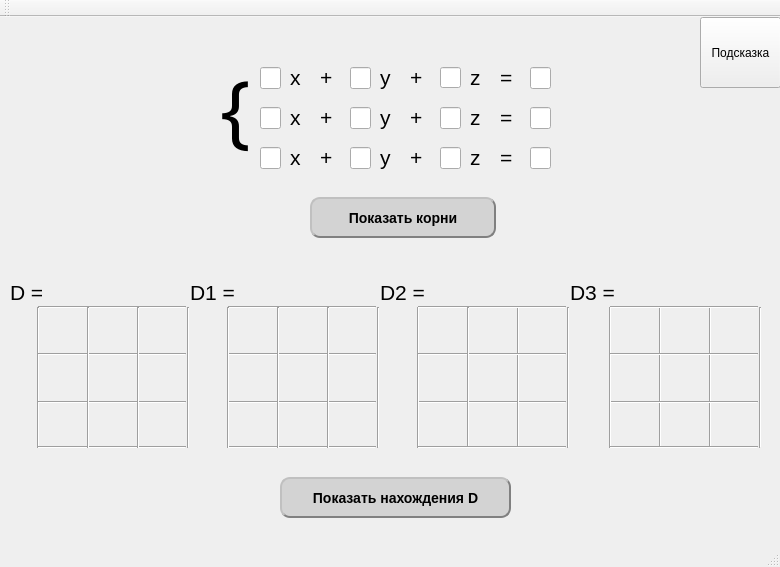
<?xml version="1.0" encoding="UTF-8"?>
<ui version="4.0">
 <class>MainWindow</class>
 <widget class="QMainWindow" name="MainWindow">
  <property name="geometry">
   <rect>
    <x>0</x>
    <y>0</y>
    <width>780</width>
    <height>567</height>
   </rect>
  </property>
  <property name="windowTitle">
   <string>MainWindow</string>
  </property>
  <widget class="QWidget" name="centralwidget">
   <widget class="QLabel" name="label_2">
    <property name="geometry">
     <rect>
      <x>290</x>
      <y>50</y>
      <width>21</width>
      <height>21</height>
     </rect>
    </property>
    <property name="font">
     <font>
      <pointsize>16</pointsize>
     </font>
    </property>
    <property name="text">
     <string>x</string>
    </property>
   </widget>
   <widget class="QLineEdit" name="A1">
    <property name="geometry">
     <rect>
      <x>260</x>
      <y>50</y>
      <width>21</width>
      <height>22</height>
     </rect>
    </property>
   </widget>
   <widget class="QLineEdit" name="B1">
    <property name="geometry">
     <rect>
      <x>350</x>
      <y>50</y>
      <width>21</width>
      <height>22</height>
     </rect>
    </property>
   </widget>
   <widget class="QLabel" name="label_3">
    <property name="geometry">
     <rect>
      <x>380</x>
      <y>40</y>
      <width>21</width>
      <height>41</height>
     </rect>
    </property>
    <property name="font">
     <font>
      <pointsize>16</pointsize>
     </font>
    </property>
    <property name="text">
     <string>y</string>
    </property>
   </widget>
   <widget class="QLabel" name="label_4">
    <property name="geometry">
     <rect>
      <x>320</x>
      <y>50</y>
      <width>21</width>
      <height>21</height>
     </rect>
    </property>
    <property name="font">
     <font>
      <pointsize>16</pointsize>
     </font>
    </property>
    <property name="text">
     <string>+</string>
    </property>
   </widget>
   <widget class="QLabel" name="label_5">
    <property name="geometry">
     <rect>
      <x>470</x>
      <y>50</y>
      <width>21</width>
      <height>21</height>
     </rect>
    </property>
    <property name="font">
     <font>
      <pointsize>16</pointsize>
     </font>
    </property>
    <property name="text">
     <string>z</string>
    </property>
   </widget>
   <widget class="QLineEdit" name="C1">
    <property name="geometry">
     <rect>
      <x>440</x>
      <y>50</y>
      <width>21</width>
      <height>21</height>
     </rect>
    </property>
   </widget>
   <widget class="QLabel" name="label_6">
    <property name="geometry">
     <rect>
      <x>410</x>
      <y>50</y>
      <width>21</width>
      <height>21</height>
     </rect>
    </property>
    <property name="font">
     <font>
      <pointsize>16</pointsize>
     </font>
    </property>
    <property name="text">
     <string>+</string>
    </property>
   </widget>
   <widget class="QLabel" name="label_7">
    <property name="geometry">
     <rect>
      <x>500</x>
      <y>50</y>
      <width>21</width>
      <height>21</height>
     </rect>
    </property>
    <property name="font">
     <font>
      <pointsize>16</pointsize>
     </font>
    </property>
    <property name="text">
     <string>=</string>
    </property>
   </widget>
   <widget class="QLineEdit" name="Sum1">
    <property name="geometry">
     <rect>
      <x>530</x>
      <y>50</y>
      <width>21</width>
      <height>22</height>
     </rect>
    </property>
   </widget>
   <widget class="QLineEdit" name="Sum2">
    <property name="geometry">
     <rect>
      <x>530</x>
      <y>90</y>
      <width>21</width>
      <height>22</height>
     </rect>
    </property>
   </widget>
   <widget class="QLineEdit" name="A2">
    <property name="geometry">
     <rect>
      <x>260</x>
      <y>90</y>
      <width>21</width>
      <height>22</height>
     </rect>
    </property>
   </widget>
   <widget class="QLabel" name="label_8">
    <property name="geometry">
     <rect>
      <x>380</x>
      <y>80</y>
      <width>21</width>
      <height>41</height>
     </rect>
    </property>
    <property name="font">
     <font>
      <pointsize>16</pointsize>
     </font>
    </property>
    <property name="text">
     <string>y</string>
    </property>
   </widget>
   <widget class="QLabel" name="label_9">
    <property name="geometry">
     <rect>
      <x>410</x>
      <y>90</y>
      <width>21</width>
      <height>21</height>
     </rect>
    </property>
    <property name="font">
     <font>
      <pointsize>16</pointsize>
     </font>
    </property>
    <property name="text">
     <string>+</string>
    </property>
   </widget>
   <widget class="QLabel" name="label_10">
    <property name="geometry">
     <rect>
      <x>470</x>
      <y>90</y>
      <width>21</width>
      <height>21</height>
     </rect>
    </property>
    <property name="font">
     <font>
      <pointsize>16</pointsize>
     </font>
    </property>
    <property name="text">
     <string>z</string>
    </property>
   </widget>
   <widget class="QLabel" name="label_11">
    <property name="geometry">
     <rect>
      <x>500</x>
      <y>90</y>
      <width>21</width>
      <height>21</height>
     </rect>
    </property>
    <property name="font">
     <font>
      <pointsize>16</pointsize>
     </font>
    </property>
    <property name="text">
     <string>=</string>
    </property>
   </widget>
   <widget class="QLabel" name="label_12">
    <property name="geometry">
     <rect>
      <x>320</x>
      <y>90</y>
      <width>21</width>
      <height>21</height>
     </rect>
    </property>
    <property name="font">
     <font>
      <pointsize>16</pointsize>
     </font>
    </property>
    <property name="text">
     <string>+</string>
    </property>
   </widget>
   <widget class="QLabel" name="label_13">
    <property name="geometry">
     <rect>
      <x>290</x>
      <y>90</y>
      <width>21</width>
      <height>21</height>
     </rect>
    </property>
    <property name="font">
     <font>
      <pointsize>16</pointsize>
     </font>
    </property>
    <property name="text">
     <string>x</string>
    </property>
   </widget>
   <widget class="QLineEdit" name="C2">
    <property name="geometry">
     <rect>
      <x>440</x>
      <y>90</y>
      <width>21</width>
      <height>22</height>
     </rect>
    </property>
   </widget>
   <widget class="QLineEdit" name="B2">
    <property name="geometry">
     <rect>
      <x>350</x>
      <y>90</y>
      <width>21</width>
      <height>22</height>
     </rect>
    </property>
   </widget>
   <widget class="QLineEdit" name="B3">
    <property name="geometry">
     <rect>
      <x>350</x>
      <y>130</y>
      <width>21</width>
      <height>22</height>
     </rect>
    </property>
   </widget>
   <widget class="QLineEdit" name="Sum3">
    <property name="geometry">
     <rect>
      <x>530</x>
      <y>130</y>
      <width>21</width>
      <height>22</height>
     </rect>
    </property>
   </widget>
   <widget class="QLabel" name="label_14">
    <property name="geometry">
     <rect>
      <x>290</x>
      <y>130</y>
      <width>21</width>
      <height>21</height>
     </rect>
    </property>
    <property name="font">
     <font>
      <pointsize>16</pointsize>
     </font>
    </property>
    <property name="text">
     <string>x</string>
    </property>
   </widget>
   <widget class="QLineEdit" name="C3">
    <property name="geometry">
     <rect>
      <x>440</x>
      <y>130</y>
      <width>21</width>
      <height>22</height>
     </rect>
    </property>
   </widget>
   <widget class="QLabel" name="label_15">
    <property name="geometry">
     <rect>
      <x>320</x>
      <y>130</y>
      <width>21</width>
      <height>21</height>
     </rect>
    </property>
    <property name="font">
     <font>
      <pointsize>16</pointsize>
     </font>
    </property>
    <property name="text">
     <string>+</string>
    </property>
   </widget>
   <widget class="QLabel" name="label_16">
    <property name="geometry">
     <rect>
      <x>500</x>
      <y>130</y>
      <width>21</width>
      <height>21</height>
     </rect>
    </property>
    <property name="font">
     <font>
      <pointsize>16</pointsize>
     </font>
    </property>
    <property name="text">
     <string>=</string>
    </property>
   </widget>
   <widget class="QLineEdit" name="A3">
    <property name="geometry">
     <rect>
      <x>260</x>
      <y>130</y>
      <width>21</width>
      <height>22</height>
     </rect>
    </property>
   </widget>
   <widget class="QLabel" name="label_17">
    <property name="geometry">
     <rect>
      <x>410</x>
      <y>130</y>
      <width>21</width>
      <height>21</height>
     </rect>
    </property>
    <property name="font">
     <font>
      <pointsize>16</pointsize>
     </font>
    </property>
    <property name="text">
     <string>+</string>
    </property>
   </widget>
   <widget class="QLabel" name="label_18">
    <property name="geometry">
     <rect>
      <x>380</x>
      <y>120</y>
      <width>21</width>
      <height>41</height>
     </rect>
    </property>
    <property name="font">
     <font>
      <pointsize>16</pointsize>
     </font>
    </property>
    <property name="text">
     <string>y</string>
    </property>
   </widget>
   <widget class="QLabel" name="label_19">
    <property name="geometry">
     <rect>
      <x>470</x>
      <y>130</y>
      <width>21</width>
      <height>21</height>
     </rect>
    </property>
    <property name="font">
     <font>
      <pointsize>16</pointsize>
     </font>
    </property>
    <property name="text">
     <string>z</string>
    </property>
   </widget>
   <widget class="QLabel" name="label_20">
    <property name="geometry">
     <rect>
      <x>220</x>
      <y>30</y>
      <width>41</width>
      <height>121</height>
     </rect>
    </property>
    <property name="font">
     <font>
      <family>Microsoft YaHei Light</family>
      <pointsize>60</pointsize>
     </font>
    </property>
    <property name="text">
     <string>{</string>
    </property>
   </widget>
   <widget class="QPushButton" name="pushButton_2">
    <property name="geometry">
     <rect>
      <x>310</x>
      <y>180</y>
      <width>186</width>
      <height>41</height>
     </rect>
    </property>
    <property name="styleSheet">
     <string notr="true">QPushButton {
     background-color:  rgb(211, 211, 211);
     border-style: outset;
     border-width: 2px;
     border-radius: 10px;
     border-color:  rgb(128, 128, 128);
     font: bold 14px;
     min-width: 10em;
     padding: 6px;
 }
QPushButton:pressed {
     background-color: rgb(220, 220, 220);
     border-style: inset;
 }</string>
    </property>
    <property name="text">
     <string>Показать корни</string>
    </property>
   </widget>
   <widget class="Line" name="line">
    <property name="enabled">
     <bool>true</bool>
    </property>
    <property name="geometry">
     <rect>
      <x>38</x>
      <y>280</y>
      <width>148</width>
      <height>20</height>
     </rect>
    </property>
    <property name="font">
     <font>
      <pointsize>9</pointsize>
      <weight>75</weight>
      <bold>true</bold>
     </font>
    </property>
    <property name="orientation">
     <enum>Qt::Horizontal</enum>
    </property>
   </widget>
   <widget class="Line" name="line_2">
    <property name="geometry">
     <rect>
      <x>30</x>
      <y>290</y>
      <width>16</width>
      <height>141</height>
     </rect>
    </property>
    <property name="orientation">
     <enum>Qt::Vertical</enum>
    </property>
   </widget>
   <widget class="Line" name="line_3">
    <property name="geometry">
     <rect>
      <x>180</x>
      <y>290</y>
      <width>16</width>
      <height>141</height>
     </rect>
    </property>
    <property name="orientation">
     <enum>Qt::Vertical</enum>
    </property>
   </widget>
   <widget class="Line" name="line_4">
    <property name="enabled">
     <bool>true</bool>
    </property>
    <property name="geometry">
     <rect>
      <x>38</x>
      <y>420</y>
      <width>148</width>
      <height>20</height>
     </rect>
    </property>
    <property name="font">
     <font>
      <pointsize>9</pointsize>
      <weight>75</weight>
      <bold>true</bold>
     </font>
    </property>
    <property name="orientation">
     <enum>Qt::Horizontal</enum>
    </property>
   </widget>
   <widget class="Line" name="line_5">
    <property name="enabled">
     <bool>true</bool>
    </property>
    <property name="geometry">
     <rect>
      <x>38</x>
      <y>375</y>
      <width>148</width>
      <height>20</height>
     </rect>
    </property>
    <property name="font">
     <font>
      <pointsize>9</pointsize>
      <weight>75</weight>
      <bold>true</bold>
     </font>
    </property>
    <property name="orientation">
     <enum>Qt::Horizontal</enum>
    </property>
   </widget>
   <widget class="Line" name="line_6">
    <property name="enabled">
     <bool>true</bool>
    </property>
    <property name="geometry">
     <rect>
      <x>38</x>
      <y>327</y>
      <width>148</width>
      <height>20</height>
     </rect>
    </property>
    <property name="font">
     <font>
      <pointsize>9</pointsize>
      <weight>75</weight>
      <bold>true</bold>
     </font>
    </property>
    <property name="orientation">
     <enum>Qt::Horizontal</enum>
    </property>
   </widget>
   <widget class="Line" name="line_7">
    <property name="geometry">
     <rect>
      <x>80</x>
      <y>290</y>
      <width>16</width>
      <height>141</height>
     </rect>
    </property>
    <property name="orientation">
     <enum>Qt::Vertical</enum>
    </property>
   </widget>
   <widget class="Line" name="line_8">
    <property name="geometry">
     <rect>
      <x>130</x>
      <y>290</y>
      <width>16</width>
      <height>141</height>
     </rect>
    </property>
    <property name="orientation">
     <enum>Qt::Vertical</enum>
    </property>
   </widget>
   <widget class="QPushButton" name="pushButton_3">
    <property name="geometry">
     <rect>
      <x>280</x>
      <y>460</y>
      <width>231</width>
      <height>41</height>
     </rect>
    </property>
    <property name="styleSheet">
     <string notr="true">QPushButton {
     background-color:  rgb(211, 211, 211);
     border-style: outset;
     border-width: 2px;
     border-radius: 10px;
     border-color:  rgb(128, 128, 128);
     font: bold 14px;
     min-width: 10em;
     padding: 6px;
 }
QPushButton:pressed {
     background-color: rgb(220, 220, 220);
     border-style: inset;
 }</string>
    </property>
    <property name="text">
     <string>Показать нахождения D</string>
    </property>
   </widget>
   <widget class="QLabel" name="Show_A1">
    <property name="geometry">
     <rect>
      <x>40</x>
      <y>300</y>
      <width>41</width>
      <height>31</height>
     </rect>
    </property>
    <property name="font">
     <font>
      <pointsize>16</pointsize>
     </font>
    </property>
    <property name="focusPolicy">
     <enum>Qt::NoFocus</enum>
    </property>
    <property name="layoutDirection">
     <enum>Qt::LeftToRight</enum>
    </property>
    <property name="text">
     <string/>
    </property>
   </widget>
   <widget class="QLabel" name="Show_A2">
    <property name="geometry">
     <rect>
      <x>40</x>
      <y>350</y>
      <width>41</width>
      <height>31</height>
     </rect>
    </property>
    <property name="font">
     <font>
      <pointsize>16</pointsize>
     </font>
    </property>
    <property name="text">
     <string/>
    </property>
   </widget>
   <widget class="QLabel" name="Show_A3">
    <property name="geometry">
     <rect>
      <x>40</x>
      <y>390</y>
      <width>41</width>
      <height>31</height>
     </rect>
    </property>
    <property name="font">
     <font>
      <pointsize>16</pointsize>
     </font>
    </property>
    <property name="text">
     <string/>
    </property>
   </widget>
   <widget class="QLabel" name="Show_B1">
    <property name="geometry">
     <rect>
      <x>90</x>
      <y>300</y>
      <width>41</width>
      <height>31</height>
     </rect>
    </property>
    <property name="font">
     <font>
      <pointsize>16</pointsize>
     </font>
    </property>
    <property name="text">
     <string/>
    </property>
   </widget>
   <widget class="QLabel" name="Show_B2">
    <property name="geometry">
     <rect>
      <x>90</x>
      <y>350</y>
      <width>41</width>
      <height>31</height>
     </rect>
    </property>
    <property name="font">
     <font>
      <pointsize>16</pointsize>
     </font>
    </property>
    <property name="text">
     <string/>
    </property>
   </widget>
   <widget class="QLabel" name="Show_B3">
    <property name="geometry">
     <rect>
      <x>90</x>
      <y>390</y>
      <width>41</width>
      <height>31</height>
     </rect>
    </property>
    <property name="font">
     <font>
      <pointsize>16</pointsize>
     </font>
    </property>
    <property name="text">
     <string/>
    </property>
   </widget>
   <widget class="QLabel" name="Show_C1">
    <property name="geometry">
     <rect>
      <x>140</x>
      <y>300</y>
      <width>41</width>
      <height>31</height>
     </rect>
    </property>
    <property name="font">
     <font>
      <pointsize>16</pointsize>
     </font>
    </property>
    <property name="text">
     <string/>
    </property>
   </widget>
   <widget class="QLabel" name="Show_C2">
    <property name="geometry">
     <rect>
      <x>140</x>
      <y>350</y>
      <width>41</width>
      <height>31</height>
     </rect>
    </property>
    <property name="font">
     <font>
      <pointsize>16</pointsize>
     </font>
    </property>
    <property name="text">
     <string/>
    </property>
   </widget>
   <widget class="QLabel" name="Show_C3">
    <property name="geometry">
     <rect>
      <x>140</x>
      <y>390</y>
      <width>41</width>
      <height>31</height>
     </rect>
    </property>
    <property name="font">
     <font>
      <pointsize>16</pointsize>
     </font>
    </property>
    <property name="text">
     <string/>
    </property>
   </widget>
   <widget class="QLabel" name="Show_C3_1">
    <property name="geometry">
     <rect>
      <x>330</x>
      <y>390</y>
      <width>41</width>
      <height>31</height>
     </rect>
    </property>
    <property name="font">
     <font>
      <pointsize>16</pointsize>
     </font>
    </property>
    <property name="text">
     <string/>
    </property>
   </widget>
   <widget class="Line" name="line_9">
    <property name="enabled">
     <bool>true</bool>
    </property>
    <property name="geometry">
     <rect>
      <x>228</x>
      <y>375</y>
      <width>148</width>
      <height>20</height>
     </rect>
    </property>
    <property name="font">
     <font>
      <pointsize>9</pointsize>
      <weight>75</weight>
      <bold>true</bold>
     </font>
    </property>
    <property name="orientation">
     <enum>Qt::Horizontal</enum>
    </property>
   </widget>
   <widget class="QLabel" name="Show_Sum3_1">
    <property name="geometry">
     <rect>
      <x>230</x>
      <y>390</y>
      <width>41</width>
      <height>31</height>
     </rect>
    </property>
    <property name="font">
     <font>
      <pointsize>16</pointsize>
     </font>
    </property>
    <property name="text">
     <string/>
    </property>
   </widget>
   <widget class="QLabel" name="Show_Sum1_1">
    <property name="geometry">
     <rect>
      <x>230</x>
      <y>300</y>
      <width>41</width>
      <height>31</height>
     </rect>
    </property>
    <property name="font">
     <font>
      <pointsize>16</pointsize>
     </font>
    </property>
    <property name="focusPolicy">
     <enum>Qt::NoFocus</enum>
    </property>
    <property name="layoutDirection">
     <enum>Qt::LeftToRight</enum>
    </property>
    <property name="text">
     <string/>
    </property>
   </widget>
   <widget class="QLabel" name="Show_B1_1">
    <property name="geometry">
     <rect>
      <x>280</x>
      <y>300</y>
      <width>41</width>
      <height>31</height>
     </rect>
    </property>
    <property name="font">
     <font>
      <pointsize>16</pointsize>
     </font>
    </property>
    <property name="text">
     <string/>
    </property>
   </widget>
   <widget class="QLabel" name="Show_B3_1">
    <property name="geometry">
     <rect>
      <x>280</x>
      <y>390</y>
      <width>41</width>
      <height>31</height>
     </rect>
    </property>
    <property name="font">
     <font>
      <pointsize>16</pointsize>
     </font>
    </property>
    <property name="text">
     <string/>
    </property>
   </widget>
   <widget class="Line" name="line_10">
    <property name="geometry">
     <rect>
      <x>370</x>
      <y>290</y>
      <width>16</width>
      <height>141</height>
     </rect>
    </property>
    <property name="orientation">
     <enum>Qt::Vertical</enum>
    </property>
   </widget>
   <widget class="Line" name="line_11">
    <property name="enabled">
     <bool>true</bool>
    </property>
    <property name="geometry">
     <rect>
      <x>228</x>
      <y>327</y>
      <width>148</width>
      <height>20</height>
     </rect>
    </property>
    <property name="font">
     <font>
      <pointsize>9</pointsize>
      <weight>75</weight>
      <bold>true</bold>
     </font>
    </property>
    <property name="orientation">
     <enum>Qt::Horizontal</enum>
    </property>
   </widget>
   <widget class="QLabel" name="Show_Sum2_1">
    <property name="geometry">
     <rect>
      <x>230</x>
      <y>350</y>
      <width>41</width>
      <height>31</height>
     </rect>
    </property>
    <property name="font">
     <font>
      <pointsize>16</pointsize>
     </font>
    </property>
    <property name="text">
     <string/>
    </property>
   </widget>
   <widget class="QLabel" name="Show_C1_1">
    <property name="geometry">
     <rect>
      <x>330</x>
      <y>300</y>
      <width>41</width>
      <height>31</height>
     </rect>
    </property>
    <property name="font">
     <font>
      <pointsize>16</pointsize>
     </font>
    </property>
    <property name="text">
     <string/>
    </property>
   </widget>
   <widget class="Line" name="line_12">
    <property name="enabled">
     <bool>true</bool>
    </property>
    <property name="geometry">
     <rect>
      <x>228</x>
      <y>280</y>
      <width>148</width>
      <height>20</height>
     </rect>
    </property>
    <property name="font">
     <font>
      <pointsize>9</pointsize>
      <weight>75</weight>
      <bold>true</bold>
     </font>
    </property>
    <property name="orientation">
     <enum>Qt::Horizontal</enum>
    </property>
   </widget>
   <widget class="QLabel" name="Show_C2_1">
    <property name="geometry">
     <rect>
      <x>330</x>
      <y>350</y>
      <width>41</width>
      <height>31</height>
     </rect>
    </property>
    <property name="font">
     <font>
      <pointsize>16</pointsize>
     </font>
    </property>
    <property name="text">
     <string/>
    </property>
   </widget>
   <widget class="Line" name="line_13">
    <property name="enabled">
     <bool>true</bool>
    </property>
    <property name="geometry">
     <rect>
      <x>228</x>
      <y>420</y>
      <width>148</width>
      <height>20</height>
     </rect>
    </property>
    <property name="font">
     <font>
      <pointsize>9</pointsize>
      <weight>75</weight>
      <bold>true</bold>
     </font>
    </property>
    <property name="orientation">
     <enum>Qt::Horizontal</enum>
    </property>
   </widget>
   <widget class="Line" name="line_14">
    <property name="geometry">
     <rect>
      <x>270</x>
      <y>290</y>
      <width>16</width>
      <height>141</height>
     </rect>
    </property>
    <property name="orientation">
     <enum>Qt::Vertical</enum>
    </property>
   </widget>
   <widget class="Line" name="line_15">
    <property name="geometry">
     <rect>
      <x>220</x>
      <y>290</y>
      <width>16</width>
      <height>141</height>
     </rect>
    </property>
    <property name="orientation">
     <enum>Qt::Vertical</enum>
    </property>
   </widget>
   <widget class="Line" name="line_16">
    <property name="geometry">
     <rect>
      <x>320</x>
      <y>290</y>
      <width>16</width>
      <height>141</height>
     </rect>
    </property>
    <property name="orientation">
     <enum>Qt::Vertical</enum>
    </property>
   </widget>
   <widget class="QLabel" name="Show_B2_1">
    <property name="geometry">
     <rect>
      <x>280</x>
      <y>350</y>
      <width>41</width>
      <height>31</height>
     </rect>
    </property>
    <property name="font">
     <font>
      <pointsize>16</pointsize>
     </font>
    </property>
    <property name="text">
     <string/>
    </property>
   </widget>
   <widget class="QLabel" name="Show_Sum2_2">
    <property name="geometry">
     <rect>
      <x>470</x>
      <y>350</y>
      <width>41</width>
      <height>31</height>
     </rect>
    </property>
    <property name="font">
     <font>
      <pointsize>16</pointsize>
     </font>
    </property>
    <property name="text">
     <string/>
    </property>
   </widget>
   <widget class="Line" name="line_17">
    <property name="enabled">
     <bool>true</bool>
    </property>
    <property name="geometry">
     <rect>
      <x>418</x>
      <y>375</y>
      <width>148</width>
      <height>20</height>
     </rect>
    </property>
    <property name="font">
     <font>
      <pointsize>9</pointsize>
      <weight>75</weight>
      <bold>true</bold>
     </font>
    </property>
    <property name="orientation">
     <enum>Qt::Horizontal</enum>
    </property>
   </widget>
   <widget class="Line" name="line_18">
    <property name="geometry">
     <rect>
      <x>410</x>
      <y>290</y>
      <width>16</width>
      <height>141</height>
     </rect>
    </property>
    <property name="orientation">
     <enum>Qt::Vertical</enum>
    </property>
   </widget>
   <widget class="QLabel" name="Show_C1_2">
    <property name="geometry">
     <rect>
      <x>520</x>
      <y>300</y>
      <width>41</width>
      <height>31</height>
     </rect>
    </property>
    <property name="font">
     <font>
      <pointsize>16</pointsize>
     </font>
    </property>
    <property name="text">
     <string/>
    </property>
   </widget>
   <widget class="QLabel" name="Show_A3_2">
    <property name="geometry">
     <rect>
      <x>420</x>
      <y>390</y>
      <width>41</width>
      <height>31</height>
     </rect>
    </property>
    <property name="font">
     <font>
      <pointsize>16</pointsize>
     </font>
    </property>
    <property name="text">
     <string/>
    </property>
   </widget>
   <widget class="QLabel" name="Show_A2_2">
    <property name="geometry">
     <rect>
      <x>420</x>
      <y>350</y>
      <width>41</width>
      <height>31</height>
     </rect>
    </property>
    <property name="font">
     <font>
      <pointsize>16</pointsize>
     </font>
    </property>
    <property name="text">
     <string/>
    </property>
   </widget>
   <widget class="Line" name="line_19">
    <property name="geometry">
     <rect>
      <x>510</x>
      <y>290</y>
      <width>16</width>
      <height>141</height>
     </rect>
    </property>
    <property name="orientation">
     <enum>Qt::Vertical</enum>
    </property>
   </widget>
   <widget class="Line" name="line_20">
    <property name="enabled">
     <bool>true</bool>
    </property>
    <property name="geometry">
     <rect>
      <x>418</x>
      <y>327</y>
      <width>148</width>
      <height>20</height>
     </rect>
    </property>
    <property name="font">
     <font>
      <pointsize>9</pointsize>
      <weight>75</weight>
      <bold>true</bold>
     </font>
    </property>
    <property name="orientation">
     <enum>Qt::Horizontal</enum>
    </property>
   </widget>
   <widget class="QLabel" name="Show_Sum3_2">
    <property name="geometry">
     <rect>
      <x>470</x>
      <y>390</y>
      <width>41</width>
      <height>31</height>
     </rect>
    </property>
    <property name="font">
     <font>
      <pointsize>16</pointsize>
     </font>
    </property>
    <property name="text">
     <string/>
    </property>
   </widget>
   <widget class="QLabel" name="Show_A1_2">
    <property name="geometry">
     <rect>
      <x>420</x>
      <y>300</y>
      <width>41</width>
      <height>31</height>
     </rect>
    </property>
    <property name="font">
     <font>
      <pointsize>16</pointsize>
     </font>
    </property>
    <property name="focusPolicy">
     <enum>Qt::NoFocus</enum>
    </property>
    <property name="layoutDirection">
     <enum>Qt::LeftToRight</enum>
    </property>
    <property name="text">
     <string/>
    </property>
   </widget>
   <widget class="Line" name="line_21">
    <property name="enabled">
     <bool>true</bool>
    </property>
    <property name="geometry">
     <rect>
      <x>418</x>
      <y>280</y>
      <width>148</width>
      <height>20</height>
     </rect>
    </property>
    <property name="font">
     <font>
      <pointsize>9</pointsize>
      <weight>75</weight>
      <bold>true</bold>
     </font>
    </property>
    <property name="orientation">
     <enum>Qt::Horizontal</enum>
    </property>
   </widget>
   <widget class="QLabel" name="Show_C2_2">
    <property name="geometry">
     <rect>
      <x>520</x>
      <y>350</y>
      <width>41</width>
      <height>31</height>
     </rect>
    </property>
    <property name="font">
     <font>
      <pointsize>16</pointsize>
     </font>
    </property>
    <property name="text">
     <string/>
    </property>
   </widget>
   <widget class="QLabel" name="Show_Sum1_2">
    <property name="geometry">
     <rect>
      <x>470</x>
      <y>300</y>
      <width>41</width>
      <height>31</height>
     </rect>
    </property>
    <property name="font">
     <font>
      <pointsize>16</pointsize>
     </font>
    </property>
    <property name="text">
     <string/>
    </property>
   </widget>
   <widget class="Line" name="line_22">
    <property name="geometry">
     <rect>
      <x>460</x>
      <y>290</y>
      <width>16</width>
      <height>141</height>
     </rect>
    </property>
    <property name="orientation">
     <enum>Qt::Vertical</enum>
    </property>
   </widget>
   <widget class="Line" name="line_23">
    <property name="geometry">
     <rect>
      <x>560</x>
      <y>290</y>
      <width>16</width>
      <height>141</height>
     </rect>
    </property>
    <property name="orientation">
     <enum>Qt::Vertical</enum>
    </property>
   </widget>
   <widget class="Line" name="line_25">
    <property name="enabled">
     <bool>true</bool>
    </property>
    <property name="geometry">
     <rect>
      <x>418</x>
      <y>420</y>
      <width>148</width>
      <height>20</height>
     </rect>
    </property>
    <property name="font">
     <font>
      <pointsize>9</pointsize>
      <weight>75</weight>
      <bold>true</bold>
     </font>
    </property>
    <property name="orientation">
     <enum>Qt::Horizontal</enum>
    </property>
   </widget>
   <widget class="QLabel" name="Show_C3_2">
    <property name="geometry">
     <rect>
      <x>520</x>
      <y>390</y>
      <width>41</width>
      <height>31</height>
     </rect>
    </property>
    <property name="font">
     <font>
      <pointsize>16</pointsize>
     </font>
    </property>
    <property name="text">
     <string/>
    </property>
   </widget>
   <widget class="QLabel" name="Show_Sum3_3">
    <property name="geometry">
     <rect>
      <x>712</x>
      <y>390</y>
      <width>41</width>
      <height>31</height>
     </rect>
    </property>
    <property name="font">
     <font>
      <pointsize>16</pointsize>
     </font>
    </property>
    <property name="text">
     <string/>
    </property>
   </widget>
   <widget class="QLabel" name="Show_B1_3">
    <property name="geometry">
     <rect>
      <x>662</x>
      <y>300</y>
      <width>41</width>
      <height>31</height>
     </rect>
    </property>
    <property name="font">
     <font>
      <pointsize>16</pointsize>
     </font>
    </property>
    <property name="text">
     <string/>
    </property>
   </widget>
   <widget class="QLabel" name="Show_B2_3">
    <property name="geometry">
     <rect>
      <x>662</x>
      <y>350</y>
      <width>41</width>
      <height>31</height>
     </rect>
    </property>
    <property name="font">
     <font>
      <pointsize>16</pointsize>
     </font>
    </property>
    <property name="text">
     <string/>
    </property>
   </widget>
   <widget class="Line" name="line_24">
    <property name="geometry">
     <rect>
      <x>652</x>
      <y>290</y>
      <width>16</width>
      <height>141</height>
     </rect>
    </property>
    <property name="orientation">
     <enum>Qt::Vertical</enum>
    </property>
   </widget>
   <widget class="Line" name="line_26">
    <property name="geometry">
     <rect>
      <x>702</x>
      <y>290</y>
      <width>16</width>
      <height>141</height>
     </rect>
    </property>
    <property name="orientation">
     <enum>Qt::Vertical</enum>
    </property>
   </widget>
   <widget class="QLabel" name="Show_A1_3">
    <property name="geometry">
     <rect>
      <x>612</x>
      <y>300</y>
      <width>41</width>
      <height>31</height>
     </rect>
    </property>
    <property name="font">
     <font>
      <pointsize>16</pointsize>
     </font>
    </property>
    <property name="focusPolicy">
     <enum>Qt::NoFocus</enum>
    </property>
    <property name="layoutDirection">
     <enum>Qt::LeftToRight</enum>
    </property>
    <property name="text">
     <string/>
    </property>
   </widget>
   <widget class="Line" name="line_27">
    <property name="enabled">
     <bool>true</bool>
    </property>
    <property name="geometry">
     <rect>
      <x>610</x>
      <y>375</y>
      <width>148</width>
      <height>20</height>
     </rect>
    </property>
    <property name="font">
     <font>
      <pointsize>9</pointsize>
      <weight>75</weight>
      <bold>true</bold>
     </font>
    </property>
    <property name="orientation">
     <enum>Qt::Horizontal</enum>
    </property>
   </widget>
   <widget class="QLabel" name="Show_A3_3">
    <property name="geometry">
     <rect>
      <x>612</x>
      <y>390</y>
      <width>41</width>
      <height>31</height>
     </rect>
    </property>
    <property name="font">
     <font>
      <pointsize>16</pointsize>
     </font>
    </property>
    <property name="text">
     <string/>
    </property>
   </widget>
   <widget class="QLabel" name="Show_A2_3">
    <property name="geometry">
     <rect>
      <x>612</x>
      <y>350</y>
      <width>41</width>
      <height>31</height>
     </rect>
    </property>
    <property name="font">
     <font>
      <pointsize>16</pointsize>
     </font>
    </property>
    <property name="text">
     <string/>
    </property>
   </widget>
   <widget class="QLabel" name="Show_B3_3">
    <property name="geometry">
     <rect>
      <x>662</x>
      <y>390</y>
      <width>41</width>
      <height>31</height>
     </rect>
    </property>
    <property name="font">
     <font>
      <pointsize>16</pointsize>
     </font>
    </property>
    <property name="text">
     <string/>
    </property>
   </widget>
   <widget class="QLabel" name="Show_Sum2_3">
    <property name="geometry">
     <rect>
      <x>712</x>
      <y>350</y>
      <width>41</width>
      <height>31</height>
     </rect>
    </property>
    <property name="font">
     <font>
      <pointsize>16</pointsize>
     </font>
    </property>
    <property name="text">
     <string/>
    </property>
   </widget>
   <widget class="Line" name="line_28">
    <property name="geometry">
     <rect>
      <x>602</x>
      <y>290</y>
      <width>16</width>
      <height>141</height>
     </rect>
    </property>
    <property name="orientation">
     <enum>Qt::Vertical</enum>
    </property>
   </widget>
   <widget class="Line" name="line_29">
    <property name="geometry">
     <rect>
      <x>752</x>
      <y>290</y>
      <width>16</width>
      <height>141</height>
     </rect>
    </property>
    <property name="orientation">
     <enum>Qt::Vertical</enum>
    </property>
   </widget>
   <widget class="Line" name="line_30">
    <property name="enabled">
     <bool>true</bool>
    </property>
    <property name="geometry">
     <rect>
      <x>610</x>
      <y>420</y>
      <width>148</width>
      <height>20</height>
     </rect>
    </property>
    <property name="font">
     <font>
      <pointsize>9</pointsize>
      <weight>75</weight>
      <bold>true</bold>
     </font>
    </property>
    <property name="orientation">
     <enum>Qt::Horizontal</enum>
    </property>
   </widget>
   <widget class="QLabel" name="Show_Sum1_3">
    <property name="geometry">
     <rect>
      <x>712</x>
      <y>300</y>
      <width>41</width>
      <height>31</height>
     </rect>
    </property>
    <property name="font">
     <font>
      <pointsize>16</pointsize>
     </font>
    </property>
    <property name="text">
     <string/>
    </property>
   </widget>
   <widget class="Line" name="line_31">
    <property name="enabled">
     <bool>true</bool>
    </property>
    <property name="geometry">
     <rect>
      <x>610</x>
      <y>280</y>
      <width>148</width>
      <height>20</height>
     </rect>
    </property>
    <property name="font">
     <font>
      <pointsize>9</pointsize>
      <weight>75</weight>
      <bold>true</bold>
     </font>
    </property>
    <property name="orientation">
     <enum>Qt::Horizontal</enum>
    </property>
   </widget>
   <widget class="Line" name="line_32">
    <property name="enabled">
     <bool>true</bool>
    </property>
    <property name="geometry">
     <rect>
      <x>610</x>
      <y>327</y>
      <width>148</width>
      <height>20</height>
     </rect>
    </property>
    <property name="font">
     <font>
      <pointsize>9</pointsize>
      <weight>75</weight>
      <bold>true</bold>
     </font>
    </property>
    <property name="orientation">
     <enum>Qt::Horizontal</enum>
    </property>
   </widget>
   <widget class="QLabel" name="Show_A1_5">
    <property name="geometry">
     <rect>
      <x>10</x>
      <y>260</y>
      <width>41</width>
      <height>31</height>
     </rect>
    </property>
    <property name="font">
     <font>
      <pointsize>16</pointsize>
     </font>
    </property>
    <property name="focusPolicy">
     <enum>Qt::NoFocus</enum>
    </property>
    <property name="layoutDirection">
     <enum>Qt::LeftToRight</enum>
    </property>
    <property name="text">
     <string>D =</string>
    </property>
   </widget>
   <widget class="QPushButton" name="pushButton">
    <property name="geometry">
     <rect>
      <x>700</x>
      <y>0</y>
      <width>81</width>
      <height>71</height>
     </rect>
    </property>
    <property name="text">
     <string>Подсказка</string>
    </property>
   </widget>
   <widget class="QLabel" name="Show_D">
    <property name="geometry">
     <rect>
      <x>60</x>
      <y>260</y>
      <width>41</width>
      <height>31</height>
     </rect>
    </property>
    <property name="font">
     <font>
      <pointsize>16</pointsize>
     </font>
    </property>
    <property name="focusPolicy">
     <enum>Qt::NoFocus</enum>
    </property>
    <property name="layoutDirection">
     <enum>Qt::LeftToRight</enum>
    </property>
    <property name="text">
     <string/>
    </property>
   </widget>
   <widget class="QLabel" name="Show_A1_10">
    <property name="geometry">
     <rect>
      <x>190</x>
      <y>260</y>
      <width>71</width>
      <height>31</height>
     </rect>
    </property>
    <property name="font">
     <font>
      <pointsize>16</pointsize>
     </font>
    </property>
    <property name="focusPolicy">
     <enum>Qt::NoFocus</enum>
    </property>
    <property name="layoutDirection">
     <enum>Qt::LeftToRight</enum>
    </property>
    <property name="text">
     <string>D1 =</string>
    </property>
   </widget>
   <widget class="QLabel" name="Show_D1">
    <property name="geometry">
     <rect>
      <x>260</x>
      <y>260</y>
      <width>41</width>
      <height>31</height>
     </rect>
    </property>
    <property name="font">
     <font>
      <pointsize>16</pointsize>
     </font>
    </property>
    <property name="focusPolicy">
     <enum>Qt::NoFocus</enum>
    </property>
    <property name="layoutDirection">
     <enum>Qt::LeftToRight</enum>
    </property>
    <property name="text">
     <string/>
    </property>
   </widget>
   <widget class="QLabel" name="Show_A1_6">
    <property name="geometry">
     <rect>
      <x>380</x>
      <y>260</y>
      <width>61</width>
      <height>31</height>
     </rect>
    </property>
    <property name="font">
     <font>
      <pointsize>16</pointsize>
     </font>
    </property>
    <property name="focusPolicy">
     <enum>Qt::NoFocus</enum>
    </property>
    <property name="layoutDirection">
     <enum>Qt::LeftToRight</enum>
    </property>
    <property name="text">
     <string>D2 =</string>
    </property>
   </widget>
   <widget class="QLabel" name="Show_D2">
    <property name="geometry">
     <rect>
      <x>450</x>
      <y>260</y>
      <width>41</width>
      <height>31</height>
     </rect>
    </property>
    <property name="font">
     <font>
      <pointsize>16</pointsize>
     </font>
    </property>
    <property name="focusPolicy">
     <enum>Qt::NoFocus</enum>
    </property>
    <property name="layoutDirection">
     <enum>Qt::LeftToRight</enum>
    </property>
    <property name="text">
     <string/>
    </property>
   </widget>
   <widget class="QLabel" name="Show_A1_7">
    <property name="geometry">
     <rect>
      <x>570</x>
      <y>260</y>
      <width>61</width>
      <height>31</height>
     </rect>
    </property>
    <property name="font">
     <font>
      <pointsize>16</pointsize>
     </font>
    </property>
    <property name="focusPolicy">
     <enum>Qt::NoFocus</enum>
    </property>
    <property name="layoutDirection">
     <enum>Qt::LeftToRight</enum>
    </property>
    <property name="text">
     <string>D3 =</string>
    </property>
   </widget>
   <widget class="QLabel" name="Show_D3">
    <property name="geometry">
     <rect>
      <x>640</x>
      <y>260</y>
      <width>41</width>
      <height>31</height>
     </rect>
    </property>
    <property name="font">
     <font>
      <pointsize>16</pointsize>
     </font>
    </property>
    <property name="focusPolicy">
     <enum>Qt::NoFocus</enum>
    </property>
    <property name="layoutDirection">
     <enum>Qt::LeftToRight</enum>
    </property>
    <property name="text">
     <string/>
    </property>
   </widget>
  </widget>
  <widget class="QMenuBar" name="menubar">
   <property name="geometry">
    <rect>
     <x>0</x>
     <y>0</y>
     <width>780</width>
     <height>26</height>
    </rect>
   </property>
  </widget>
  <widget class="QStatusBar" name="statusbar"/>
  <widget class="QToolBar" name="toolBar">
   <property name="windowTitle">
    <string>toolBar</string>
   </property>
   <attribute name="toolBarArea">
    <enum>TopToolBarArea</enum>
   </attribute>
   <attribute name="toolBarBreak">
    <bool>false</bool>
   </attribute>
  </widget>
 </widget>
 <resources/>
 <connections/>
</ui>
